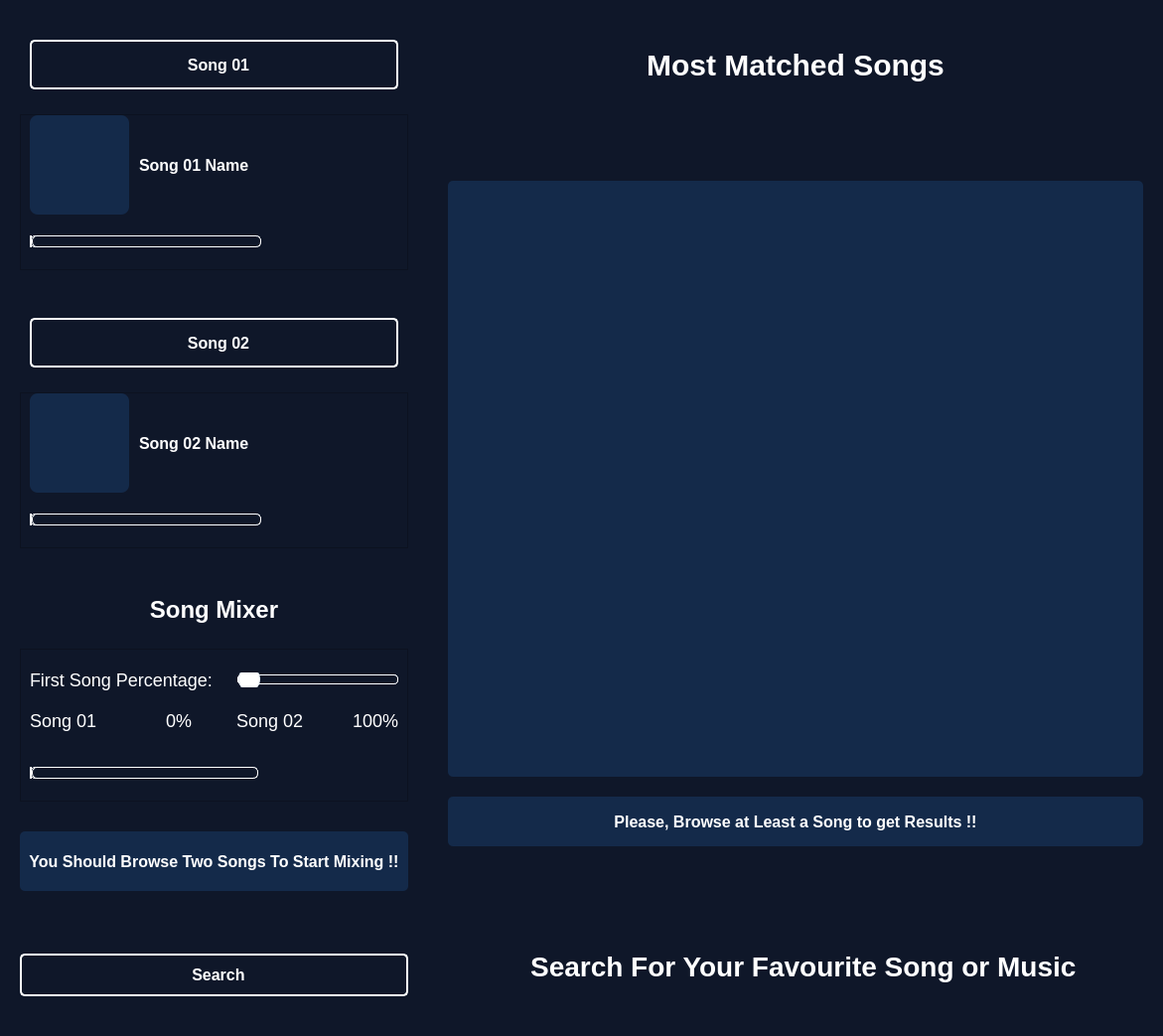
<?xml version="1.0" encoding="UTF-8"?>
<ui version="4.0">
 <class>MainWindow</class>
 <widget class="QMainWindow" name="MainWindow">
  <property name="geometry">
   <rect>
    <x>0</x>
    <y>0</y>
    <width>1171</width>
    <height>1043</height>
   </rect>
  </property>
  <property name="windowTitle">
   <string>MainWindow</string>
  </property>
  <property name="styleSheet">
   <string notr="true">*{
    background-color: #0f1729;  
    color: #ffffff;     
	font-size:14px;

}

QLineEdit {
    background-color: #0f1729;   /* Updated dark background */
    color: #ffffff;              /* Updated white text */
    border: 1px solid #ffffff;   /* Updated blue border */
	border-top:none;
	border-right: none;
	border-left: none;
    padding: 4px 8px;
    font-size: 14px;
}

QLineEdit:hover {
    border: 1px solid #ffffff;   /* Updated lighter blue on hover */
	border-top:none;
	border-right: none;
	border-left: none;
}

QLineEdit:focus {
    border: 1px solid #ffffff;   /* Stronger blue when focused */
	border-top:none;
	border-right: none;
	border-left: none;
    background-color: #142A4A;   /* Slightly lighter background on focus */
    color: #ffffff;              /* Text turns blue when focused */
}

QLineEdit::placeholder {
    color: #39bef7;              /* Lighter blue for the placeholder */
    font-style: italic;
}

QLineEdit:disabled {
    background-color: #1B2C3E;   /* Darker background when disabled */
    color: #888888;              /* Gray text when disabled */
    border: 2px solid #666666;   /* Gray border when disabled */
}

QPushButton {
    background-color: #0f1729;
    border-radius: 8px;
    padding: 10px;
}

QPushButton:hover {
    background-color: #142A4A;
}

QToolTip {
    background-color: #0f1729;   /* Updated background */
    color: #e1e8f0;              /* Updated white text */
    border: 1px solid #39bef7;   /* Updated blue border */
    padding: 5px;
    border-radius: 8px;
    font-size: 14px;
}

/* Sliders */
QSlider::groove:horizontal {
    border: 1px solid #ffffff;   /* Updated white border */
    height: 8px;
    background: #0f1729;
    border-radius: 4px;
}

QSlider::handle:horizontal {
    background: #ffffff;         /* Updated white handle */
    border: 1px solid #e1e8f0;   /* White border around handle */
    width: 20px;
    height: 20px;
    border-radius: 10px;
    margin: -7px 0;
}

QSlider::sub-page:horizontal {
    background: #ffffff;         /* Updated white for sub-page */
    border: 1px solid #ffffff;   /* White border for sub-page */
    height: 8px;
    border-radius: 4px;
}

QSlider::add-page:horizontal {
    background: #0f1729;
    border: 1px solid #ffffff;   /* White border for add-page */
    height: 8px;
    border-radius: 4px;
}


</string>
  </property>
  <widget class="QWidget" name="centralwidget">
   <layout class="QGridLayout" name="gridLayout_2">
    <property name="leftMargin">
     <number>20</number>
    </property>
    <property name="topMargin">
     <number>20</number>
    </property>
    <property name="rightMargin">
     <number>20</number>
    </property>
    <property name="bottomMargin">
     <number>20</number>
    </property>
    <property name="horizontalSpacing">
     <number>40</number>
    </property>
    <item row="0" column="0">
     <layout class="QVBoxLayout" name="verticalLayout">
      <item>
       <layout class="QVBoxLayout" name="verticalLayout_3">
        <property name="topMargin">
         <number>0</number>
        </property>
        <item>
         <layout class="QVBoxLayout" name="verticalLayout_4">
          <property name="spacing">
           <number>25</number>
          </property>
          <property name="topMargin">
           <number>0</number>
          </property>
          <item>
           <layout class="QHBoxLayout" name="horizontalLayout_3">
            <property name="leftMargin">
             <number>10</number>
            </property>
            <property name="topMargin">
             <number>20</number>
            </property>
            <property name="rightMargin">
             <number>10</number>
            </property>
            <item>
             <widget class="QPushButton" name="browseSong1">
              <property name="minimumSize">
               <size>
                <width>350</width>
                <height>50</height>
               </size>
              </property>
              <property name="maximumSize">
               <size>
                <width>500</width>
                <height>50</height>
               </size>
              </property>
              <property name="styleSheet">
               <string notr="true">border: 2px solid #ffffff; 
font-size: 16px;
border-radius: 5px;
font-weight: bold;
</string>
              </property>
              <property name="text">
               <string>  Song 01</string>
              </property>
              <property name="icon">
               <iconset resource="icons_setup/icons.qrc">
                <normaloff>:/icons_setup/icons/browse.png</normaloff>:/icons_setup/icons/browse.png</iconset>
              </property>
              <property name="iconSize">
               <size>
                <width>30</width>
                <height>30</height>
               </size>
              </property>
             </widget>
            </item>
           </layout>
          </item>
          <item>
           <widget class="QFrame" name="playerSong1">
            <property name="minimumSize">
             <size>
              <width>350</width>
              <height>0</height>
             </size>
            </property>
            <property name="maximumSize">
             <size>
              <width>500</width>
              <height>16777215</height>
             </size>
            </property>
            <property name="frameShape">
             <enum>QFrame::StyledPanel</enum>
            </property>
            <property name="frameShadow">
             <enum>QFrame::Raised</enum>
            </property>
            <layout class="QVBoxLayout" name="verticalLayout_9">
             <property name="spacing">
              <number>10</number>
             </property>
             <property name="topMargin">
              <number>0</number>
             </property>
             <item>
              <layout class="QHBoxLayout" name="horizontalLayout_17">
               <item>
                <widget class="QPushButton" name="pushButton_3">
                 <property name="minimumSize">
                  <size>
                   <width>100</width>
                   <height>100</height>
                  </size>
                 </property>
                 <property name="maximumSize">
                  <size>
                   <width>100</width>
                   <height>100</height>
                  </size>
                 </property>
                 <property name="styleSheet">
                  <string notr="true">QPushButton {
    background-color: #142A4A;
    border-radius: 8px;
    font-family: 'Great Vibes', cursive; /* Font with connected letters */
    font-size: 28px; /* Bigger font size */
    font-weight: bold; /* Most script fonts look better without bold */
    color: #ffffff; /* Optional: White color for contrast */
    letter-spacing: normal; /* Avoid extra spacing for connected fonts */
}

QPushButton:hover {
    background-color: #142A4A;
}
</string>
                 </property>
                 <property name="text">
                  <string/>
                 </property>
                 <property name="icon">
                  <iconset resource="icons_setup/icons.qrc">
                   <normaloff>:/icons_setup/icons/img.png</normaloff>:/icons_setup/icons/img.png</iconset>
                 </property>
                 <property name="iconSize">
                  <size>
                   <width>100</width>
                   <height>100</height>
                  </size>
                 </property>
                </widget>
               </item>
               <item>
                <layout class="QVBoxLayout" name="verticalLayout_11">
                 <item>
                  <widget class="QLabel" name="label">
                   <property name="minimumSize">
                    <size>
                     <width>0</width>
                     <height>80</height>
                    </size>
                   </property>
                   <property name="maximumSize">
                    <size>
                     <width>16777215</width>
                     <height>80</height>
                    </size>
                   </property>
                   <property name="styleSheet">
                    <string notr="true">font-size: 16px;
font-weight:bold;</string>
                   </property>
                   <property name="text">
                    <string>Song 01 Name</string>
                   </property>
                   <property name="alignment">
                    <set>Qt::AlignLeading|Qt::AlignLeft|Qt::AlignVCenter</set>
                   </property>
                   <property name="wordWrap">
                    <bool>true</bool>
                   </property>
                  </widget>
                 </item>
                </layout>
               </item>
              </layout>
             </item>
             <item>
              <layout class="QHBoxLayout" name="horizontalLayout_6">
               <item>
                <widget class="QSlider" name="progressbarSong1">
                 <property name="sizePolicy">
                  <sizepolicy hsizetype="Expanding" vsizetype="Fixed">
                   <horstretch>0</horstretch>
                   <verstretch>0</verstretch>
                  </sizepolicy>
                 </property>
                 <property name="minimumSize">
                  <size>
                   <width>230</width>
                   <height>0</height>
                  </size>
                 </property>
                 <property name="maximumSize">
                  <size>
                   <width>400</width>
                   <height>16777215</height>
                  </size>
                 </property>
                 <property name="styleSheet">
                  <string notr="true">/* Progress Bar Style (Horizontal Slider) */
QSlider::groove:horizontal {
    border: 1px solid #ffffff;   /* White border for the groove */
    height: 10px;               /* Slightly taller for progress bar appearance */
    background: #0f1729;        /* Dark background for the unused part */
    border-radius: 5px;         /* Rounded corners */
}

QSlider::handle:horizontal {
    background: transparent;    /* Transparent handle for progress bar effect */
    border: none;               /* Remove the handle outline */
    width: 0px;                 /* Hide the handle */
    height: 0px;                /* No height for handle */
}

QSlider::sub-page:horizontal {
    background: #ffffff;        /* White for the filled progress */
    border: 1px solid #ffffff;  /* White border for sub-page */
    height: 10px;               /* Matches groove height */
    border-radius: 5px;         /* Rounded corners */
}

QSlider::add-page:horizontal {
    background: #0f1729;        /* Dark background for unfilled progress */
    border: 1px solid #ffffff;  /* White border for add-page */
    height: 10px;               /* Matches groove height */
    border-radius: 5px;         /* Rounded corners */
}
</string>
                 </property>
                 <property name="orientation">
                  <enum>Qt::Horizontal</enum>
                 </property>
                </widget>
               </item>
               <item>
                <widget class="QPushButton" name="playPauseSong1">
                 <property name="text">
                  <string/>
                 </property>
                 <property name="icon">
                  <iconset resource="icons_setup/icons.qrc">
                   <normaloff>:/icons_setup/icons/play.png</normaloff>:/icons_setup/icons/play.png</iconset>
                 </property>
                 <property name="iconSize">
                  <size>
                   <width>20</width>
                   <height>20</height>
                  </size>
                 </property>
                </widget>
               </item>
               <item>
                <widget class="QPushButton" name="replaySong1">
                 <property name="text">
                  <string/>
                 </property>
                 <property name="icon">
                  <iconset resource="icons_setup/icons.qrc">
                   <normaloff>:/icons_setup/icons/replay.png</normaloff>:/icons_setup/icons/replay.png</iconset>
                 </property>
                 <property name="iconSize">
                  <size>
                   <width>25</width>
                   <height>25</height>
                  </size>
                 </property>
                </widget>
               </item>
              </layout>
             </item>
            </layout>
           </widget>
          </item>
         </layout>
        </item>
        <item>
         <spacer name="verticalSpacer_6">
          <property name="orientation">
           <enum>Qt::Vertical</enum>
          </property>
          <property name="sizeHint" stdset="0">
           <size>
            <width>20</width>
            <height>40</height>
           </size>
          </property>
         </spacer>
        </item>
        <item>
         <layout class="QVBoxLayout" name="verticalLayout_7">
          <property name="spacing">
           <number>25</number>
          </property>
          <property name="topMargin">
           <number>0</number>
          </property>
          <item>
           <layout class="QHBoxLayout" name="horizontalLayout_5">
            <property name="leftMargin">
             <number>10</number>
            </property>
            <property name="rightMargin">
             <number>10</number>
            </property>
            <item>
             <widget class="QPushButton" name="pushButton">
              <property name="minimumSize">
               <size>
                <width>350</width>
                <height>50</height>
               </size>
              </property>
              <property name="maximumSize">
               <size>
                <width>500</width>
                <height>50</height>
               </size>
              </property>
              <property name="styleSheet">
               <string notr="true">border: 2px solid #ffffff; 
font-size: 16px;
border-radius: 5px;
font-weight: bold;</string>
              </property>
              <property name="text">
               <string>  Song 02</string>
              </property>
              <property name="icon">
               <iconset resource="icons_setup/icons.qrc">
                <normaloff>:/icons_setup/icons/browse.png</normaloff>:/icons_setup/icons/browse.png</iconset>
              </property>
              <property name="iconSize">
               <size>
                <width>30</width>
                <height>30</height>
               </size>
              </property>
             </widget>
            </item>
           </layout>
          </item>
          <item>
           <widget class="QFrame" name="playerSong2">
            <property name="minimumSize">
             <size>
              <width>350</width>
              <height>0</height>
             </size>
            </property>
            <property name="maximumSize">
             <size>
              <width>500</width>
              <height>16777215</height>
             </size>
            </property>
            <property name="frameShape">
             <enum>QFrame::StyledPanel</enum>
            </property>
            <property name="frameShadow">
             <enum>QFrame::Raised</enum>
            </property>
            <layout class="QVBoxLayout" name="verticalLayout_8">
             <property name="spacing">
              <number>10</number>
             </property>
             <property name="topMargin">
              <number>0</number>
             </property>
             <item>
              <layout class="QHBoxLayout" name="horizontalLayout_18">
               <item>
                <widget class="QPushButton" name="pushButton_4">
                 <property name="minimumSize">
                  <size>
                   <width>100</width>
                   <height>100</height>
                  </size>
                 </property>
                 <property name="maximumSize">
                  <size>
                   <width>100</width>
                   <height>100</height>
                  </size>
                 </property>
                 <property name="styleSheet">
                  <string notr="true">QPushButton {
    background-color: #142A4A;
    border-radius: 8px;
    font-family: 'Great Vibes', cursive; /* Font with connected letters */
    font-size: 28px; /* Bigger font size */
    font-weight: bold; /* Most script fonts look better without bold */
    color: #ffffff; /* Optional: White color for contrast */
    letter-spacing: normal; /* Avoid extra spacing for connected fonts */
}

QPushButton:hover {
    background-color: #142A4A;
}
</string>
                 </property>
                 <property name="text">
                  <string/>
                 </property>
                 <property name="icon">
                  <iconset resource="icons_setup/icons.qrc">
                   <normaloff>:/icons_setup/icons/img.png</normaloff>:/icons_setup/icons/img.png</iconset>
                 </property>
                 <property name="iconSize">
                  <size>
                   <width>100</width>
                   <height>100</height>
                  </size>
                 </property>
                </widget>
               </item>
               <item>
                <layout class="QVBoxLayout" name="verticalLayout_12">
                 <item>
                  <widget class="QLabel" name="label_2">
                   <property name="maximumSize">
                    <size>
                     <width>16777215</width>
                     <height>80</height>
                    </size>
                   </property>
                   <property name="sizeIncrement">
                    <size>
                     <width>0</width>
                     <height>80</height>
                    </size>
                   </property>
                   <property name="styleSheet">
                    <string notr="true">font-size: 16px;
font-weight:bold;</string>
                   </property>
                   <property name="text">
                    <string>Song 02 Name</string>
                   </property>
                   <property name="wordWrap">
                    <bool>true</bool>
                   </property>
                  </widget>
                 </item>
                </layout>
               </item>
              </layout>
             </item>
             <item>
              <layout class="QHBoxLayout" name="horizontalLayout_7">
               <item>
                <widget class="QSlider" name="progressbarSong2">
                 <property name="sizePolicy">
                  <sizepolicy hsizetype="Expanding" vsizetype="Fixed">
                   <horstretch>0</horstretch>
                   <verstretch>0</verstretch>
                  </sizepolicy>
                 </property>
                 <property name="minimumSize">
                  <size>
                   <width>230</width>
                   <height>0</height>
                  </size>
                 </property>
                 <property name="maximumSize">
                  <size>
                   <width>400</width>
                   <height>16777215</height>
                  </size>
                 </property>
                 <property name="styleSheet">
                  <string notr="true">/* Progress Bar Style (Horizontal Slider) */
QSlider::groove:horizontal {
    border: 1px solid #ffffff;   /* White border for the groove */
    height: 10px;               /* Slightly taller for progress bar appearance */
    background: #0f1729;        /* Dark background for the unused part */
    border-radius: 5px;         /* Rounded corners */
}

QSlider::handle:horizontal {
    background: transparent;    /* Transparent handle for progress bar effect */
    border: none;               /* Remove the handle outline */
    width: 0px;                 /* Hide the handle */
    height: 0px;                /* No height for handle */
}

QSlider::sub-page:horizontal {
    background: #ffffff;        /* White for the filled progress */
    border: 1px solid #ffffff;  /* White border for sub-page */
    height: 10px;               /* Matches groove height */
    border-radius: 5px;         /* Rounded corners */
}

QSlider::add-page:horizontal {
    background: #0f1729;        /* Dark background for unfilled progress */
    border: 1px solid #ffffff;  /* White border for add-page */
    height: 10px;               /* Matches groove height */
    border-radius: 5px;         /* Rounded corners */
}
</string>
                 </property>
                 <property name="orientation">
                  <enum>Qt::Horizontal</enum>
                 </property>
                </widget>
               </item>
               <item>
                <widget class="QPushButton" name="playPauseSong2">
                 <property name="text">
                  <string/>
                 </property>
                 <property name="icon">
                  <iconset resource="icons_setup/icons.qrc">
                   <normaloff>:/icons_setup/icons/play.png</normaloff>:/icons_setup/icons/play.png</iconset>
                 </property>
                 <property name="iconSize">
                  <size>
                   <width>20</width>
                   <height>20</height>
                  </size>
                 </property>
                </widget>
               </item>
               <item>
                <widget class="QPushButton" name="replaySong2">
                 <property name="text">
                  <string/>
                 </property>
                 <property name="icon">
                  <iconset resource="icons_setup/icons.qrc">
                   <normaloff>:/icons_setup/icons/replay.png</normaloff>:/icons_setup/icons/replay.png</iconset>
                 </property>
                 <property name="iconSize">
                  <size>
                   <width>25</width>
                   <height>25</height>
                  </size>
                 </property>
                </widget>
               </item>
              </layout>
             </item>
            </layout>
           </widget>
          </item>
         </layout>
        </item>
        <item>
         <spacer name="verticalSpacer_5">
          <property name="orientation">
           <enum>Qt::Vertical</enum>
          </property>
          <property name="sizeHint" stdset="0">
           <size>
            <width>20</width>
            <height>40</height>
           </size>
          </property>
         </spacer>
        </item>
        <item>
         <layout class="QVBoxLayout" name="verticalLayout_6">
          <property name="spacing">
           <number>25</number>
          </property>
          <property name="topMargin">
           <number>0</number>
          </property>
          <property name="bottomMargin">
           <number>0</number>
          </property>
          <item>
           <widget class="QLabel" name="label_3">
            <property name="maximumSize">
             <size>
              <width>16777215</width>
              <height>60</height>
             </size>
            </property>
            <property name="styleSheet">
             <string notr="true">margin: 0 10;
font-size: 24px;
font-weight:bold;</string>
            </property>
            <property name="text">
             <string>Song Mixer</string>
            </property>
            <property name="alignment">
             <set>Qt::AlignCenter</set>
            </property>
           </widget>
          </item>
          <item>
           <widget class="QFrame" name="mixerFrame">
            <property name="minimumSize">
             <size>
              <width>350</width>
              <height>0</height>
             </size>
            </property>
            <property name="maximumSize">
             <size>
              <width>500</width>
              <height>16777215</height>
             </size>
            </property>
            <property name="frameShape">
             <enum>QFrame::StyledPanel</enum>
            </property>
            <property name="frameShadow">
             <enum>QFrame::Raised</enum>
            </property>
            <layout class="QVBoxLayout" name="verticalLayout_10">
             <property name="spacing">
              <number>20</number>
             </property>
             <property name="topMargin">
              <number>20</number>
             </property>
             <item>
              <layout class="QHBoxLayout" name="horizontalLayout_9">
               <item>
                <widget class="QLabel" name="label_5">
                 <property name="styleSheet">
                  <string notr="true">font-size: 18px</string>
                 </property>
                 <property name="text">
                  <string>First Song Percentage: </string>
                 </property>
                </widget>
               </item>
               <item>
                <widget class="QSlider" name="mixerSlider">
                 <property name="maximum">
                  <number>100</number>
                 </property>
                 <property name="orientation">
                  <enum>Qt::Horizontal</enum>
                 </property>
                </widget>
               </item>
              </layout>
             </item>
             <item>
              <layout class="QHBoxLayout" name="horizontalLayout_8">
               <item>
                <layout class="QHBoxLayout" name="horizontalLayout_12">
                 <item>
                  <widget class="QLabel" name="label_6">
                   <property name="styleSheet">
                    <string notr="true">font-size: 18px</string>
                   </property>
                   <property name="text">
                    <string>Song 01</string>
                   </property>
                  </widget>
                 </item>
                 <item>
                  <spacer name="horizontalSpacer">
                   <property name="orientation">
                    <enum>Qt::Horizontal</enum>
                   </property>
                   <property name="sizeHint" stdset="0">
                    <size>
                     <width>40</width>
                     <height>20</height>
                    </size>
                   </property>
                  </spacer>
                 </item>
                 <item>
                  <widget class="QLabel" name="song1Percentage">
                   <property name="minimumSize">
                    <size>
                     <width>50</width>
                     <height>0</height>
                    </size>
                   </property>
                   <property name="styleSheet">
                    <string notr="true">font-size: 18px</string>
                   </property>
                   <property name="text">
                    <string>0%</string>
                   </property>
                   <property name="alignment">
                    <set>Qt::AlignRight|Qt::AlignTrailing|Qt::AlignVCenter</set>
                   </property>
                  </widget>
                 </item>
                </layout>
               </item>
               <item>
                <spacer name="horizontalSpacer_3">
                 <property name="orientation">
                  <enum>Qt::Horizontal</enum>
                 </property>
                 <property name="sizeHint" stdset="0">
                  <size>
                   <width>40</width>
                   <height>20</height>
                  </size>
                 </property>
                </spacer>
               </item>
               <item>
                <layout class="QHBoxLayout" name="horizontalLayout_10">
                 <item>
                  <widget class="QLabel" name="label_8">
                   <property name="styleSheet">
                    <string notr="true">font-size: 18px</string>
                   </property>
                   <property name="text">
                    <string>Song 02</string>
                   </property>
                  </widget>
                 </item>
                 <item>
                  <spacer name="horizontalSpacer_2">
                   <property name="orientation">
                    <enum>Qt::Horizontal</enum>
                   </property>
                   <property name="sizeHint" stdset="0">
                    <size>
                     <width>40</width>
                     <height>20</height>
                    </size>
                   </property>
                  </spacer>
                 </item>
                 <item>
                  <widget class="QLabel" name="song2Percentage">
                   <property name="minimumSize">
                    <size>
                     <width>50</width>
                     <height>0</height>
                    </size>
                   </property>
                   <property name="styleSheet">
                    <string notr="true">font-size: 18px</string>
                   </property>
                   <property name="text">
                    <string>100%</string>
                   </property>
                   <property name="alignment">
                    <set>Qt::AlignRight|Qt::AlignTrailing|Qt::AlignVCenter</set>
                   </property>
                  </widget>
                 </item>
                </layout>
               </item>
              </layout>
             </item>
             <item>
              <layout class="QHBoxLayout" name="horizontalLayout_14">
               <property name="topMargin">
                <number>5</number>
               </property>
               <item>
                <widget class="QSlider" name="progressbarSong3">
                 <property name="minimumSize">
                  <size>
                   <width>230</width>
                   <height>0</height>
                  </size>
                 </property>
                 <property name="maximumSize">
                  <size>
                   <width>400</width>
                   <height>16777215</height>
                  </size>
                 </property>
                 <property name="styleSheet">
                  <string notr="true">/* Progress Bar Style (Horizontal Slider) */
QSlider::groove:horizontal {
    border: 1px solid #ffffff;   /* White border for the groove */
    height: 10px;               /* Slightly taller for progress bar appearance */
    background: #0f1729;        /* Dark background for the unused part */
    border-radius: 5px;         /* Rounded corners */
}

QSlider::handle:horizontal {
    background: transparent;    /* Transparent handle for progress bar effect */
    border: none;               /* Remove the handle outline */
    width: 0px;                 /* Hide the handle */
    height: 0px;                /* No height for handle */
}

QSlider::sub-page:horizontal {
    background: #ffffff;        /* White for the filled progress */
    border: 1px solid #ffffff;  /* White border for sub-page */
    height: 10px;               /* Matches groove height */
    border-radius: 5px;         /* Rounded corners */
}

QSlider::add-page:horizontal {
    background: #0f1729;        /* Dark background for unfilled progress */
    border: 1px solid #ffffff;  /* White border for add-page */
    height: 10px;               /* Matches groove height */
    border-radius: 5px;         /* Rounded corners */
}
</string>
                 </property>
                 <property name="orientation">
                  <enum>Qt::Horizontal</enum>
                 </property>
                </widget>
               </item>
               <item>
                <widget class="QPushButton" name="playPauseSong3">
                 <property name="text">
                  <string/>
                 </property>
                 <property name="icon">
                  <iconset resource="icons_setup/icons.qrc">
                   <normaloff>:/icons_setup/icons/play.png</normaloff>:/icons_setup/icons/play.png</iconset>
                 </property>
                 <property name="iconSize">
                  <size>
                   <width>20</width>
                   <height>20</height>
                  </size>
                 </property>
                </widget>
               </item>
               <item>
                <widget class="QPushButton" name="replaySong3">
                 <property name="text">
                  <string/>
                 </property>
                 <property name="icon">
                  <iconset resource="icons_setup/icons.qrc">
                   <normaloff>:/icons_setup/icons/replay.png</normaloff>:/icons_setup/icons/replay.png</iconset>
                 </property>
                 <property name="iconSize">
                  <size>
                   <width>25</width>
                   <height>25</height>
                  </size>
                 </property>
                </widget>
               </item>
              </layout>
             </item>
            </layout>
           </widget>
          </item>
          <item>
           <widget class="QFrame" name="errorFrame">
            <property name="minimumSize">
             <size>
              <width>350</width>
              <height>60</height>
             </size>
            </property>
            <property name="maximumSize">
             <size>
              <width>500</width>
              <height>50</height>
             </size>
            </property>
            <property name="styleSheet">
             <string notr="true">color: #ffffff;
background-color: #142A4A;
border-radius: 5px;</string>
            </property>
            <property name="frameShape">
             <enum>QFrame::StyledPanel</enum>
            </property>
            <property name="frameShadow">
             <enum>QFrame::Raised</enum>
            </property>
            <layout class="QHBoxLayout" name="horizontalLayout_2">
             <item>
              <widget class="QLabel" name="label_4">
               <property name="minimumSize">
                <size>
                 <width>0</width>
                 <height>0</height>
                </size>
               </property>
               <property name="styleSheet">
                <string notr="true">font-size: 16px;
font-weight: bold</string>
               </property>
               <property name="text">
                <string>You Should Browse Two Songs To Start Mixing !!</string>
               </property>
               <property name="alignment">
                <set>Qt::AlignCenter</set>
               </property>
               <property name="wordWrap">
                <bool>true</bool>
               </property>
              </widget>
             </item>
            </layout>
           </widget>
          </item>
         </layout>
        </item>
        <item>
         <spacer name="verticalSpacer_7">
          <property name="orientation">
           <enum>Qt::Vertical</enum>
          </property>
          <property name="sizeHint" stdset="0">
           <size>
            <width>20</width>
            <height>40</height>
           </size>
          </property>
         </spacer>
        </item>
        <item>
         <widget class="QPushButton" name="searchButton">
          <property name="styleSheet">
           <string notr="true">border: 2px solid #ffffff; 
font-size: 16px;
border-radius: 5px;
font-weight: bold;
margin: 20 0;</string>
          </property>
          <property name="text">
           <string>  Search</string>
          </property>
          <property name="icon">
           <iconset resource="icons_setup/icons.qrc">
            <normaloff>:/icons_setup/icons/search.png</normaloff>:/icons_setup/icons/search.png</iconset>
          </property>
          <property name="iconSize">
           <size>
            <width>20</width>
            <height>20</height>
           </size>
          </property>
         </widget>
        </item>
       </layout>
      </item>
     </layout>
    </item>
    <item row="0" column="1">
     <layout class="QVBoxLayout" name="verticalLayout_2">
      <property name="spacing">
       <number>20</number>
      </property>
      <property name="topMargin">
       <number>0</number>
      </property>
      <item>
       <layout class="QHBoxLayout" name="horizontalLayout_4">
        <property name="topMargin">
         <number>20</number>
        </property>
        <item>
         <widget class="QLabel" name="label_7">
          <property name="minimumSize">
           <size>
            <width>0</width>
            <height>50</height>
           </size>
          </property>
          <property name="maximumSize">
           <size>
            <width>16777215</width>
            <height>50</height>
           </size>
          </property>
          <property name="styleSheet">
           <string notr="true">margin: 0 10;
font-size: 30px;
font-weight:bold;</string>
          </property>
          <property name="text">
           <string>Most Matched Songs</string>
          </property>
          <property name="alignment">
           <set>Qt::AlignHCenter|Qt::AlignTop</set>
          </property>
         </widget>
        </item>
       </layout>
      </item>
      <item>
       <spacer name="verticalSpacer_3">
        <property name="orientation">
         <enum>Qt::Vertical</enum>
        </property>
        <property name="sizeHint" stdset="0">
         <size>
          <width>20</width>
          <height>40</height>
         </size>
        </property>
       </spacer>
      </item>
      <item>
       <widget class="QFrame" name="tableFrame">
        <property name="minimumSize">
         <size>
          <width>700</width>
          <height>600</height>
         </size>
        </property>
        <property name="maximumSize">
         <size>
          <width>16777215</width>
          <height>600</height>
         </size>
        </property>
        <property name="styleSheet">
         <string notr="true">background-color: #142A4A;
border-radius: 5px;
</string>
        </property>
        <property name="frameShape">
         <enum>QFrame::StyledPanel</enum>
        </property>
        <property name="frameShadow">
         <enum>QFrame::Raised</enum>
        </property>
        <layout class="QGridLayout" name="gridLayout"/>
       </widget>
      </item>
      <item>
       <widget class="QFrame" name="noMatchedFrame">
        <property name="minimumSize">
         <size>
          <width>0</width>
          <height>50</height>
         </size>
        </property>
        <property name="maximumSize">
         <size>
          <width>16777215</width>
          <height>50</height>
         </size>
        </property>
        <property name="styleSheet">
         <string notr="true">background-color: #142A4A;
border-radius: 5px;</string>
        </property>
        <property name="frameShape">
         <enum>QFrame::StyledPanel</enum>
        </property>
        <property name="frameShadow">
         <enum>QFrame::Raised</enum>
        </property>
        <layout class="QHBoxLayout" name="horizontalLayout_13">
         <item>
          <widget class="QLabel" name="label_9">
           <property name="styleSheet">
            <string notr="true">font-size: 16px;
font-weight: bold;</string>
           </property>
           <property name="text">
            <string>Please, Browse at Least a Song to get Results !!</string>
           </property>
           <property name="alignment">
            <set>Qt::AlignCenter</set>
           </property>
          </widget>
         </item>
        </layout>
       </widget>
      </item>
      <item>
       <spacer name="verticalSpacer_8">
        <property name="orientation">
         <enum>Qt::Vertical</enum>
        </property>
        <property name="sizeHint" stdset="0">
         <size>
          <width>20</width>
          <height>40</height>
         </size>
        </property>
       </spacer>
      </item>
      <item>
       <layout class="QHBoxLayout" name="horizontalLayout">
        <property name="topMargin">
         <number>0</number>
        </property>
        <property name="bottomMargin">
         <number>20</number>
        </property>
        <item>
         <widget class="QPushButton" name="pushButton_2">
          <property name="minimumSize">
           <size>
            <width>0</width>
            <height>60</height>
           </size>
          </property>
          <property name="styleSheet">
           <string notr="true">QPushButton {
    background-color: #0f1729;
    border-radius: 8px;
    padding: 10px;
    font-family: 'Great Vibes', cursive; /* Font with connected letters */
    font-size: 28px; /* Bigger font size */
    font-weight: bold; /* Most script fonts look better without bold */
    color: #ffffff; /* Optional: White color for contrast */
    letter-spacing: normal; /* Avoid extra spacing for connected fonts */
}

QPushButton:hover {
    background-color: #0f1729;
}
</string>
          </property>
          <property name="text">
           <string>  Search For Your Favourite Song or Music</string>
          </property>
          <property name="icon">
           <iconset resource="icons_setup/icons.qrc">
            <normaloff>:/icons_setup/icons/logo2.png</normaloff>:/icons_setup/icons/logo2.png</iconset>
          </property>
          <property name="iconSize">
           <size>
            <width>40</width>
            <height>40</height>
           </size>
          </property>
         </widget>
        </item>
       </layout>
      </item>
     </layout>
    </item>
   </layout>
  </widget>
 </widget>
 <resources>
  <include location="icons_setup/icons.qrc"/>
 </resources>
 <connections/>
</ui>
